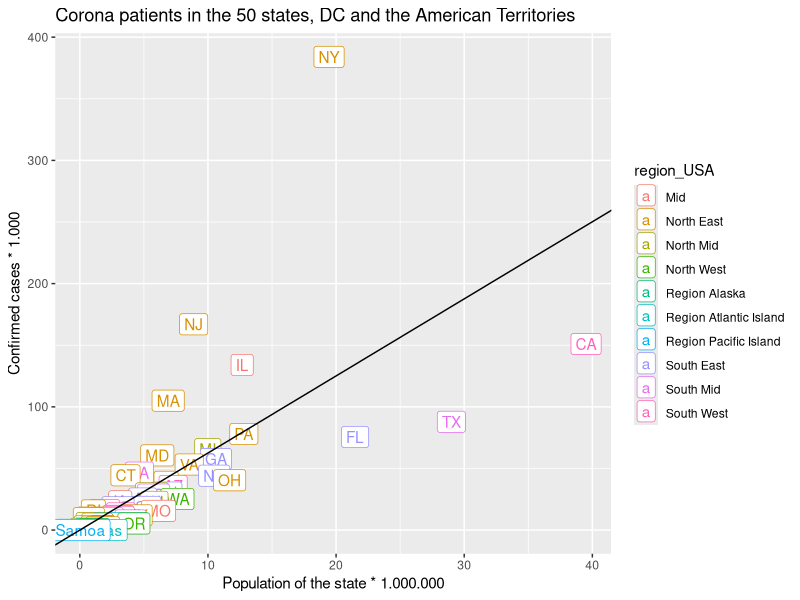
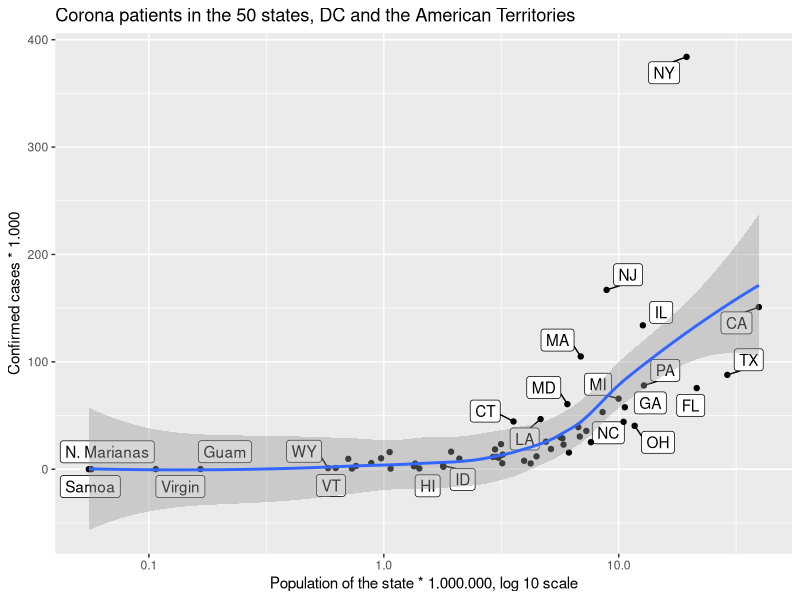
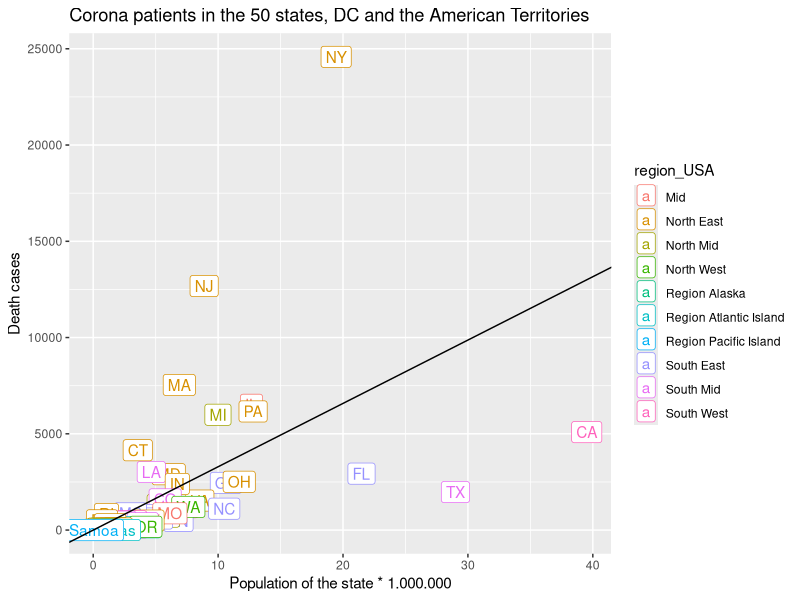
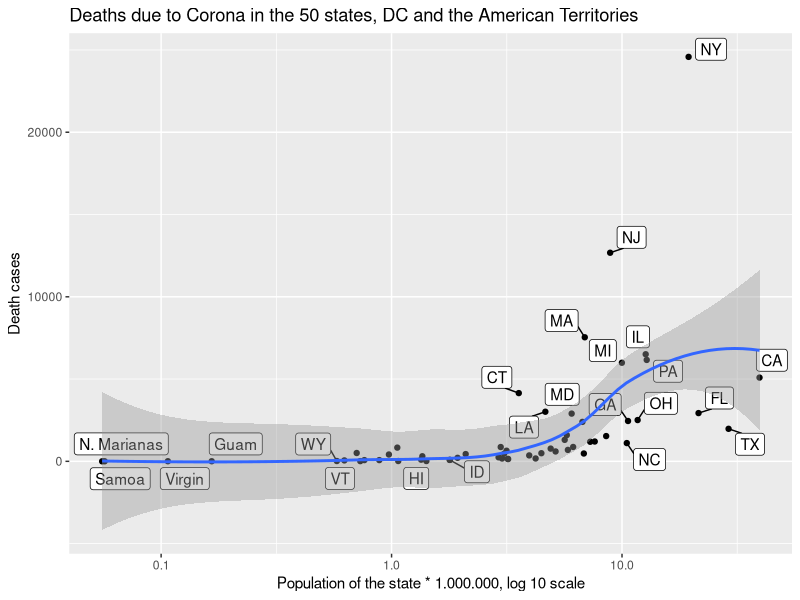

The R script that drew these images, in order:
## ---- chunk 1
library(tidyverse)
library(knitr)
library(kableExtra)
library(ggrepel)
## ---- chunk 2
# For the descriptions about each vector and object, check the original file.

state_USA <- c("New York", "New Jersey", "California", "Illinois", "Massachusetts", "Texas", "Pennsylvania", "Florida", "Michigan", "Maryland", "Georgia", "Virginia", "Louisiana", "Connecticut", "North Carolina", "Ohio", "Indiana", "Arizona", "Tennessee", "Minnesota", "Colorado", "Alabama", "Washington", "Iowa", "Wisconsin", "South Carolina", "Missisipi", "Nebraska", "Rhode Island", "Missouri", "Utah", "Kentucky", "Arkansas", "Kansas", "Nevada", "Delaware", "New Mexico", "District of Columbia", "Oklahoma", "South Dakota", "Puerto Rico", "Oregon", "New Hampshire", "Idaho", "North Dakota", "Maine", "West Virginia", "Vermont", "Wyoming", "Hawaï", "Alaska", "Montana", "Guam", "US Virgin Islands", "Northern Mariana Islands", "American Samoa")

  
region_USA <- c("North East", "North East", "South West", "Mid", "North East", "South Mid", "North East", "South East", "North Mid", "North East", "South East", "North East", "South Mid", "North East", "South East", "North East", "North East", "South West", "South East", "North Mid", "South Mid", "South East", "North West", "Mid", "North Mid", "South East", "South East", "Mid", "North East", "Mid", "South West", "North East", "South Mid", "Mid", "South West", "North East", "South Mid", "North East", "South Mid", "North Mid", "Region Atlantic Island", "North West", "North East", "North West", "North Mid", "North East", "North East", "North East", "North Mid", "Region Pacific Island", "Region Alaska", "North West", "Region Atlantic Island", "Region Pacific Island", "Region Atlantic Island", "Region Pacific Island")
  
abbs_states_USA <- c("NY", "NJ", "CA", "IL", "MA", "TX", "PA", "FL", "MI", "MD", "GA", "VA", "LA", "CT", "NC", "OH", "IN", "AZ", "TN", "MN", "CO", "AL", "WA", "IA", "WI", "SC", "MS", "NE", "RI", "MO", "UT", "KY", "AR", "KS", "NV", "DE", "NM", "DC", "OK", "SD", "P. Rico", "OR", "NH", "ID", "ND", "ME", "WV", "VT", "WY", "HI", "AK", "MT", "Guam", "Virgin", "N. Marianas", "Samoa")

confirmed_cases_USA <- c(384000, 167000, 151000, 134000, 105000, 87854, 77999, 75568, 65672, 60613, 57681, 53211, 46619, 44461, 44119, 40424, 39146, 35691, 30432, 29795, 28822, 25615, 25171, 23350, 22932, 18795, 18483, 16315, 15947, 15585, 13577, 11945, 11547, 11419, 10678, 10173, 9845, 9654, 7848, 5742, 5536, 5377, 5209, 3353, 3016, 2721, 2233, 1119, 1027, 728, 625, 573, 185, 72, 30, 0)

recovered_cases_USA <- c(NA, NA, NA, NA, 84621, 58341, 56939, NA, 42041, NA, NA, NA, 33904, NA, 23653, NA, NA, NA, 19896, NA, NA, 13508, NA, 14265, 16837, 8682, 13356, 9229, NA, NA, 7935, 3379, 7351, NA, NA, 6062, 4160, 1143, 6391, 4755, NA, 2396, 3665, 2684, 2573, 2105, 1553, 907, 815, 629, 403, 489, 169, 64, 13, NA)
  
death_cases_USA <- c(24579, 12676, 5089, 6507, 7538, 1976, 6162, 2931, 5990, 2900, 2451, 1534, 3014, 4146, 1109, 2508, 2396, 1188, 475, 1305, 1595, 773, 1204, 644, 694, 600, 868, 212, 833, 872, 139, 493, 171, 245, 462, 414, 440, 506, 359, 74, 146, 173, 308, 87, 74, 100, 86, 55, 18, 17, 12, 18, 5, 6, 2, 0)


population_states_USA <- c(19450000, 8882000, 39510000, 12670000, 6893000, 29000000, 12800000, 21480000, 9987000, 6046000, 10620000, 8536000, 4649000, 3565000, 10490000, 11690000, 6732000, 7279000, 6829000, 5640000, 5759000, 4903000, 7615000, 3155000, 5822000, 5149000, 2976000, 1934000, 1059000, 6137000, 3206000, 4468000, 3018000, 2913000, 3080000, 973764, 2097000, 705749, 3957000, 884659, 3194000, 4218000, 1360000, 1787000, 762062, 1344000, 1792000, 623989, 578759, 1416000, 731545, 1069000, 165768, 106977, 56882, 55465)

population_USA <- sum(population_states_USA)
confirmed_cases_total_USA <- sum(confirmed_cases_USA)
death_cases_total_USA <- sum(death_cases_USA)
  
confirmed_rate_percent_states_USA <- confirmed_cases_total_USA / population_USA * 100
death_rate_percent_states_USA <- death_cases_total_USA / population_USA * 100
  
province_NL <- c("Groningen", "Friesland", "Drenthe", "Overijsel", "Flevoland", "Gelderland", "Utrecht", "Noord-Holland", "Zuid-Holland", "Zeeland", "Noord-Brabant", "Limburg")
  
region_NL <- c("North", "North", "North", "Mid", "Mid", "Mid", "Mid", "North", "Mid", "South", "South", "South")

population_provices_NL <-  c(583990, 647672, 492167, 1156431, 416546, 2071972, 1342158, 2853359, 3673893, 383032, 2544806, 1116137)

confirmed_cases_NL <- c(358, 632, 533, 3059, 969, 6476, 3929, 7119, 10907, 728, 9637, 4857)

hospital_cases_NL <- c(75, 131, 116, 549, 268, 1510, 880, 1642, 2172, 152, 2774, 1567)


death_cases_NL <- c(17, 65, 40, 309, 91, 680, 424, 815, 1284, 69, 1530, 750)


day <- c("03 04 2020", "03 05 2020", "03 06 2020", "03 07 2020", "03 08 2020", "03 09 2020", "03 10 2020", "03 11 2020", "03 12 2020", "03 13 2020", "03 14 2020", "03 15 2020", "03 16 2020", "03 17 2020", "03 18 2020", "03 19 2020", "03 20 2020", "03 21 2020", "03 22 2020", "03 23 2020", "03 24 2020", "03 25 2020", "03 26 2020", "03 27 2020", "03 28 2020", "03 29 2020", "03 30 2020", "03 31 2020", "04 01 2020", "04 02 2020", "04 03 2020", "04 04 2020", "04 05 2020", "04 06 2020", "04 07 2020", "04 08 2020", "04 09 2020", "04 10 2020", "04 11 2020", "04 12 2020", "04 13 2020", "04 14 2020", "04 15 2020", "04 16 2020", "04 17 2020", "04 18 2020", "04 19 2020", "04 20 2020", "04 21 2020", "04 22 2020", "04 23 2020", "04 24 2020", "04 25 2020", "04 26 2020", "04 27 2020", "04 28 2020", "04 29 2020", "04 30 2020", "05 01 2020", "05 02 2020", "05 03 2020", "05 04 2020", "05 05 2020", "05 06 2020", "05 07 2020", "05 08 2020", "05 09 2020", "05 10 2020", "05 11 2020", "05 12 2020", "05 13 2020", "05 14 2020", "05 15 2020", "05 16 2020", "05 17 2020", "05 18 2020", "05 19 2020", "05 20 2020", "05 21 2020", "05 22 2020", "05 23 2020", "05 24 2020", "05 25 2020", "05 26 2020", "05 27 2020", "05 28 2020", "05 29 2020", "05 30 2020", "05 31 2020", "06 01 2020", "06 02 2020", "06 03 2020", "06 04 2020", "06 05 2020", "06 06 2020", "06 07 2020", "06 08 2020", "06 09 2020", "06 10 2020", "06 11 2020", "06 12 2020", "06 13 2020", "06 14 2020", "06 15 2020", "06 16 2020", "06 17 2020", "06 18 2020")


total_new_confirmed_cases_USA <- c(26, 64, 77, 101, 144, 148, 291, 269, 393, 565, 662, 676, 872, 1291, 2410, 3948, 5417, 6271, 8631, 10410, 9939, 12226, 17050, 19046, 20093, 19118, 20463, 25305, 26756, 28879, 32525, 33725, 25717, 29359, 30512, 32282, 34243, 33578, 31869, 28057, 24685, 25987, 29465, 32076, 30915, 28084, 26013, 25132, 25178, 29246, 31277, 35930, 34782, 26858, 22042, 24359, 25869, 29637, 32964, 30531, 25382, 21278, 22226, 24805, 27514, 27095, 27421, 20697, 17779, 21486, 20549, 26762, 25382, 24527, 19731, 21109, 19662, 22368, 25028, 22206, 22717, 20253, 18554, 16682, 18636, 23016, 23575, 21385, 21696, 16040, 20039, 22162, 21004, 23292, 20865, 18535, 16301, 17180, 20244, 17849, 24421, 25891, 21191, 18307, 23047, 23624, 27082)


total_new_death_cases_USA <- c(2, 0, 3, 5, 2, 5, 5, 6, 4, 8, 7, 6, 14, 21, 26, 52, 55, 68, 110, 111, 162, 225, 253, 433, 447, 392, 554, 821, 940, 1075, 1185, 1353, 1175, 1212, 1928, 1936, 1856, 2078, 1899, 1493, 1462, 2378, 2438, 2141, 2080, 1743, 1634, 1643, 2624, 2119, 1840, 2053, 1825, 1161, 1237, 2204, 2536, 2083, 1794, 1668, 1117, 877, 2435, 2701, 1971, 1695, 1555, 945, 840, 1591, 1715, 1858, 1524, 1231, 785, 792, 1425, 1528, 1286, 1262, 1089, 646, 504, 634, 1379, 1216, 1175, 979, 605, 478, 1039, 1004, 909, 849, 725, 448, 491, 926, 847, 826, 759, 654, 345, 384, 739, 742, 694)

total_new_confirmed_cases_NL <- c(0, 0, 46, 60, 76, 57, 61, 121, 111, 190, 155, 176, 278, 292, 346, 409, 534, 637, 573, 545, 811, 852, 1019, 1172, 1159, 1104, 884, 845, 1091, 1083, 1026, 904, 1224, 952, 777, 969, 1213, 1335, 1316, 1174, 964, 868, 734, 1061, 1235, 1140, 1066, 750, 729, 708, 887, 806, 655, 655, 400, 171, 386, 514, 475, 445, 335, 199, 317, 232, 455, 319, 289, 245, 161, 196, 227, 270, 200, 189, 125, 146, 108, 198, 253, 188, 176, 172, 209, 133, 190, 182, 176, 131, 185, 103, 102, 86, 209, 210, 183, 239, 165, 164, 184, 164, 210, 179, 143, 165, 139, 117, 115)

total_new_death_cases_NL <- c(0, 0, 1, 0, 2, 1, 0, 1, 0, 5, 2, 8, 4, 19, 15, 18, 30, 30, 43, 34, 63, 80, 78, 112, 93, 132, 93, 175, 134, 166, 148, 164, 115, 101, 234, 147, 148, 115, 132, 94, 86, 122, 189, 181, 144, 142, 83, 67, 165, 138, 123, 112, 120, 66, 43, 48, 145, 84, 98, 94, 69, 26, 86, 36, 84, 71, 63, 18, 16, 54, 52, 28, 53, 27, 10, 14, 21, 33, 27, 13, 23, 11, 8, 26, 15, 32, 28, 20, 5, 6, 5, 10, 13, 15, 6, 2, 3, 15, 11, 2, 9, 4, 2, 6, 5, 4, 4) 


total_confirmed_cases_cum_USA <- c(cumsum(total_new_confirmed_cases_USA))
total_death_cases_cum_USA <- c(cumsum(total_new_death_cases_USA))
total_confirmed_cases_cum_NL <- cumsum(total_new_confirmed_cases_NL)
total_death_cases_cum_NL <- cumsum(total_new_death_cases_NL)


corona_usa_total_state <- data.frame(state_USA, region_USA, abbs_states_USA, confirmed_cases_USA, recovered_cases_USA, death_cases_USA, population_USA, confirmed_rate_percent_states_USA, death_rate_percent_states_USA)
  

corona_nl_total_province <- data.frame(province_NL, region_NL, population_provices_NL , confirmed_cases_NL, hospital_cases_NL, death_cases_NL)

corona_usa_day_to_day <- data.frame(day, total_new_confirmed_cases_USA, total_confirmed_cases_cum_USA, total_new_death_cases_USA, total_death_cases_cum_USA)

corona_usa_day_to_day <- data.frame(day, total_new_confirmed_cases_NL, total_new_death_cases_NL, total_death_cases_cum_NL)
## ---- chunk 3
tab <- corona_usa_total_state %>% select(State = state_USA, Abbreviation = abbs_states_USA, Region = region_USA)
kable(cbind(tab)) %>% kable_styling() %>% scroll_box(width = "100%", height = "200px") 
## ---- chunk 4
corona_usa_total_state %>% ggplot(aes(population_states_USA/10^6, confirmed_cases_USA/10^3, label = abbs_states_USA, color = region_USA)) + geom_label() + geom_abline(intercept = 0, slope = (confirmed_cases_total_USA/10^3)/(population_USA/10^6)) + ggtitle("Corona patients in the 50 states, DC and the American Territories") + ylab("Confirmed cases * 1.000") + xlab("Population of the state * 1.000.000")

corona_usa_total_state %>% ggplot(aes(population_states_USA/10^6, confirmed_cases_USA/10^3, label = abbs_states_USA)) + geom_label_repel() + geom_point() + geom_smooth(aes(population_states_USA/10^6, confirmed_cases_USA/10^3))  + ggtitle("Corona patients in the 50 states, DC and the American Territories") + ylab("Confirmed cases * 1.000") + xlab("Population of the state * 1.000.000, log 10 scale") + scale_x_continuous(trans = "log10")

corona_usa_total_state %>% ggplot(aes(population_states_USA/10^6, death_cases_USA, label = abbs_states_USA, color = region_USA)) + geom_label() + geom_abline(intercept = 0, slope = (death_cases_total_USA)/(population_USA/10^6)) + ggtitle("Corona patients in the 50 states, DC and the American Territories") + ylab("Death cases") + xlab("Population of the state * 1.000.000")

corona_usa_total_state %>% ggplot(aes(population_states_USA/10^6, death_cases_USA, label = abbs_states_USA)) + geom_label_repel() + geom_point() + geom_smooth(aes(population_states_USA/10^6, death_cases_USA))  + ggtitle("Deaths due to Corona in the 50 states, DC and the American Territories") + ylab("Death cases") + xlab("Population of the state * 1.000.000, log 10 scale") + scale_x_continuous(trans = "log10")
